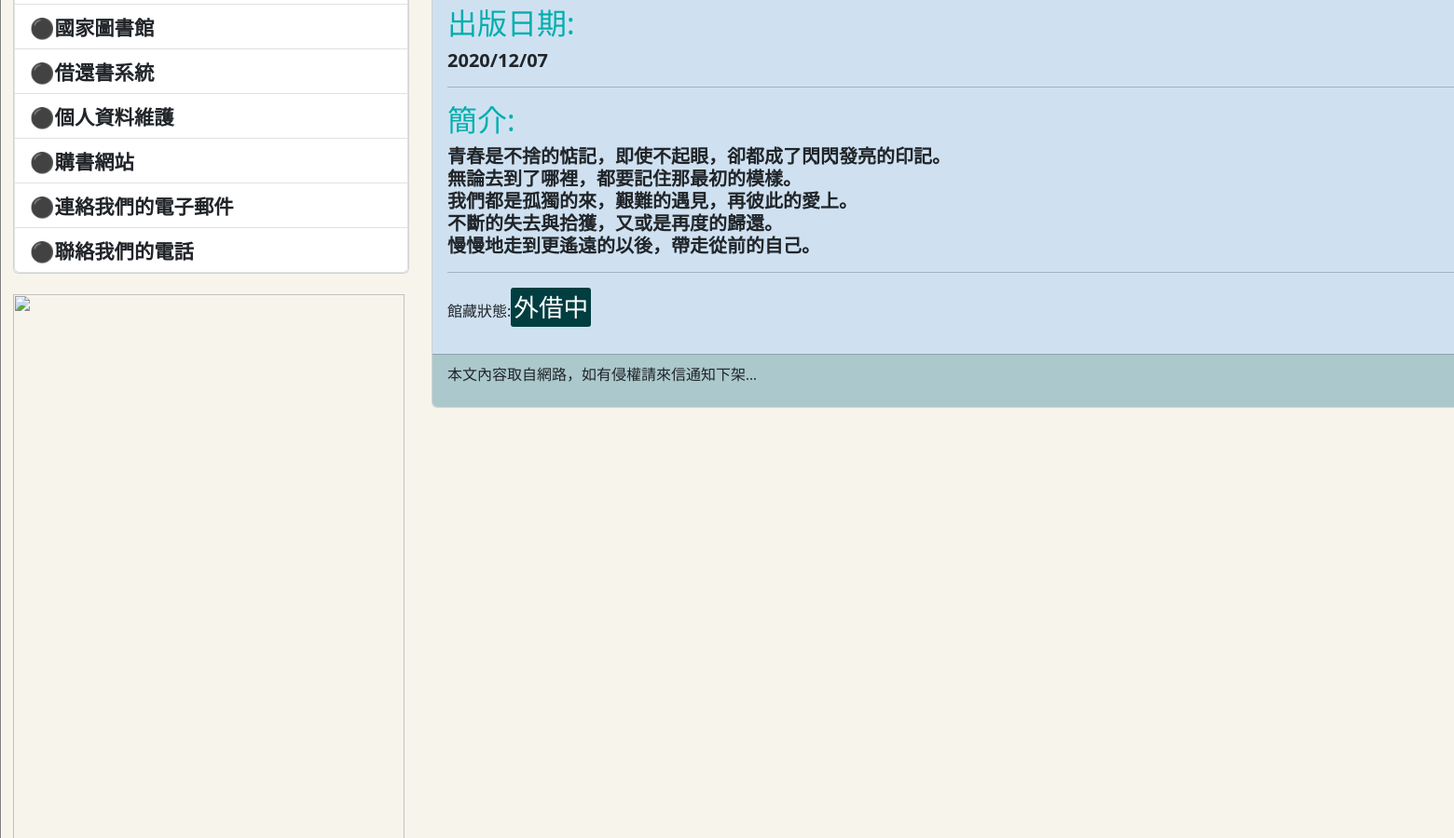
Before: /post/alllife/ (middle part) with the older database file.
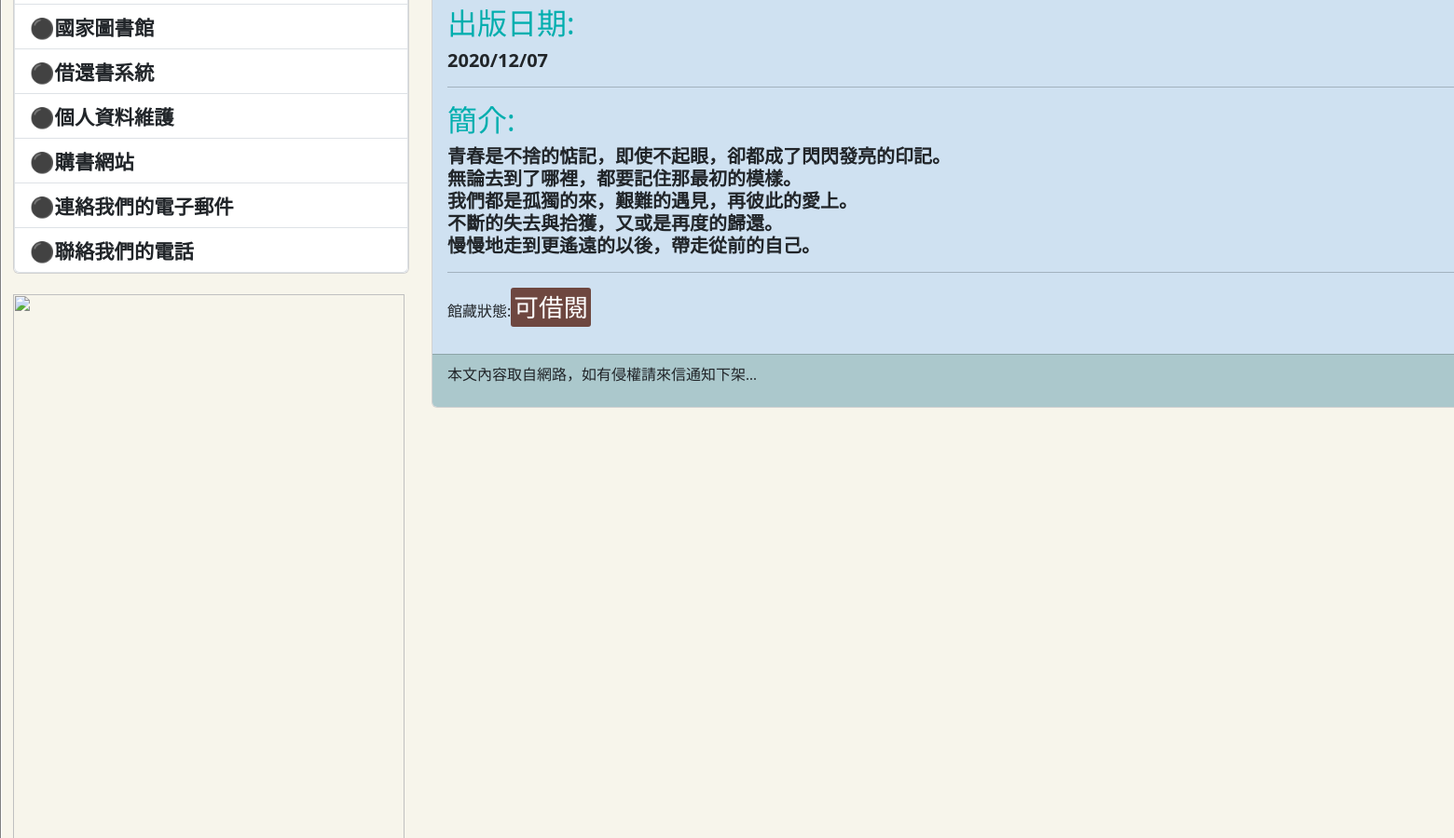
After: the same page with the newer database file.
### mysite/models.py (models this page shows, shortened)
class Post(models.Model):
    title = models.CharField(max_length=200)
    slug = models.CharField(max_length=200)
    body = models.TextField()
    pub_date = models.DateTimeField(auto_now_add=True)
    isBorrow = models.BooleanField(("外借中"),default=False)
    @property
    def formatted_is_borrow(self):
        if self.isBorrow:
            return '<span style="font-size: 20pt; color:white;background-color:#013E41;border: 1px soild white; padding: 3px; border-radius: 3px;">外借中</span>'
        else:
            return '<span style="font-size: 20pt; color:white;background-color:#6E4740;border: 1px soild white; padding: 3px; border-radius: 3px;">可借閱</span>'
    class Meta:
        ordering = ('-pub_date',)

### mysite/views.py (the view)
# urls.py: path('post/<slug:slug>/', mv.showpost, name="showpost"),#slug代表是變數(用<內容就是你在資料庫打的網址名稱>)  如果輸入post/.../就跑去那個函式
def showpost(request, slug):
	try:
		post = Post.objects.get(slug = slug)
		if post != None:
			return render(request, 'post.html', locals())
	except:
		return redirect('/')

### mysite/templatetags/markdown_extras.py (called while the page is built)
@register.filter
def convert_markdown(text):
    return markdown.markdown(text)

### templates/post.html (shortened to what this page needs)
{% extends 'base.html' %}
{% load markdown_extras %}
{% block content %}
        <p style='font-family:微軟正黑體;font-size:30pt;letter-spacing:2pt;'>
            {{ post.body | convert_markdown | safe }}</a>
            館藏狀態:{{post.formatted_is_borrow|safe}}
        </p>
{% endblock %}

Changed rows visible on the page:
changed Post: isBorrow True → False (drawn); formatted_is_borrow "外借中" → "可借閱"
